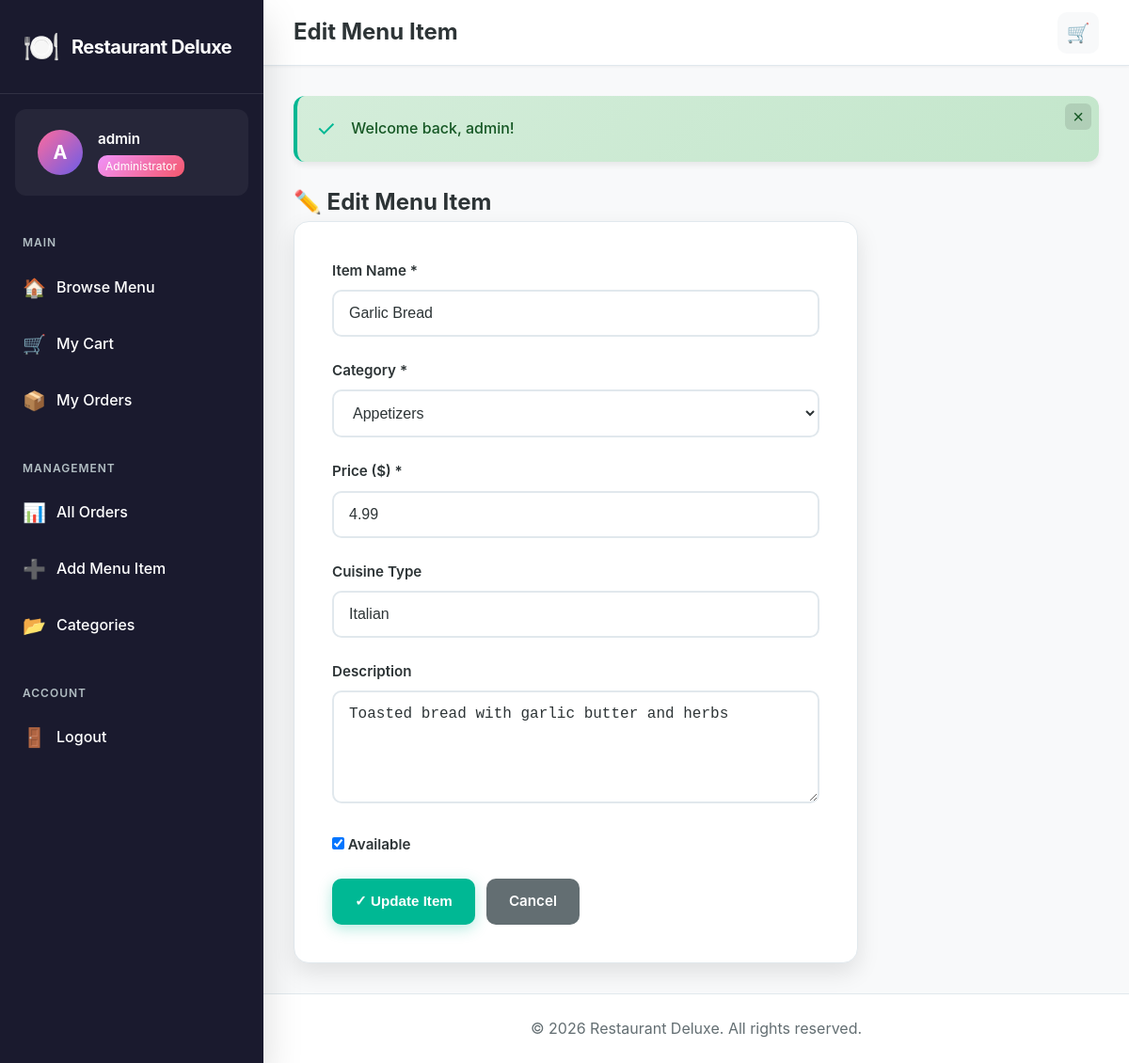
Page /public/edit_item.php?id=2 (signed in) on the committed database.
### tables this page shows
CREATE TABLE IF NOT EXISTS menu_items (
    id INT AUTO_INCREMENT PRIMARY KEY,
    category_id INT NOT NULL,
    name VARCHAR(150) NOT NULL,
    description TEXT,
    price DECIMAL(10, 2) NOT NULL,
    cuisine VARCHAR(50),
    availability TINYINT(1) DEFAULT 1,
    image_url VARCHAR(255),
    created_at TIMESTAMP DEFAULT CURRENT_TIMESTAMP,
    updated_at TIMESTAMP DEFAULT CURRENT_TIMESTAMP ON UPDATE CURRENT_TIMESTAMP,
    FOREIGN KEY (category_id) REFERENCES categories(id) ON DELETE CASCADE,
    INDEX idx_category (category_id),
    INDEX idx_availability (availability)
);

CREATE TABLE IF NOT EXISTS categories (
    id INT AUTO_INCREMENT PRIMARY KEY,
    name VARCHAR(100) NOT NULL,
    description TEXT,
    created_at TIMESTAMP DEFAULT CURRENT_TIMESTAMP
);

### includes/functions.php (called while the page is built, shortened)
<?php
function escape($data) {
    return htmlspecialchars($data, ENT_QUOTES, 'UTF-8');
}

### public/edit_item.php (the view, shortened to what this page needs)
<?php
require_once '../config/db.php';
require_once '../includes/functions.php';
$id = $_GET['id'] ?? 0;
try {
    $stmt = $pdo->prepare("SELECT * FROM menu_items WHERE id = ?");
    $stmt->execute([$id]);
    $item = $stmt->fetch();
} catch (PDOException $e) {
    error_log($e->getMessage());
    redirect('index.php');
}
$categories = $pdo->query("SELECT * FROM categories ORDER BY name")->fetchAll();
include '../includes/header.php';
?>
<h2>✏️ Edit Menu Item</h2>
<form method="POST" class="form-card">
    <div class="form-group">
        <label>Item Name *</label>
        <input type="text" name="name" value="<?= escape($item['name']) ?>" required>
    </div>
    <div class="form-group">
        <label>Category *</label>
        <select name="category_id" required>
            <?php foreach ($categories as $cat): ?>
                <option value="<?= $cat['id'] ?>" <?= $cat['id'] == $item['category_id'] ? 'selected' : '' ?>>
                    <?= escape($cat['name']) ?>
                </option>
            <?php endforeach; ?>
        </select>
    </div>
    <div class="form-group">
        <label>Price ($) *</label>
        <input type="number" name="price" step="0.01" value="<?= $item['price'] ?>" required>
    </div>
    <div class="form-group">
        <label>Cuisine Type</label>
        <input type="text" name="cuisine" value="<?= escape($item['cuisine']) ?>">
    </div>
    <div class="form-group">
        <label>Description</label>
        <textarea name="description" rows="3"><?= escape($item['description']) ?></textarea>
    </div>
    <div class="form-group">
        <label>
            <input type="checkbox" name="availability" <?= $item['availability'] ? 'checked' : '' ?>> Available
        </label>
    </div>
    <div class="btn-group">
        <button type="submit" class="btn btn-success">✓ Update Item</button>
        <a href="index.php" class="btn btn-secondary">Cancel</a>
    </div>
</form>
<?php include '../includes/footer.php'; ?>

### public/assets/css/style.css (style rules this page uses)
:root { --primary: #ff6b9d; --primary-dark: #e91e63; --primary-light: #ff94b8; --secondary: #6c5ce7; --success: #00b894; --warning: #fdcb6e; --danger: #d63031; --info: #74b9ff; --sidebar-bg: #1a1a2e; --sidebar-hover: #16213e; --sidebar-active: #0f3460; --white: #ffffff; --bg-main: #f8f9fa; --bg-card: #ffffff; --border: #e1e8ed; --text-dark: #2d3436; --text-medium: #636e72; --text-light: #b2bec3; --shadow-sm: 0 1px 3px rgba(0,0,0,0.05); --shadow-md: 0 4px 6px rgba(0,0,0,0.07); --shadow-lg: 0 10px 25px rgba(0,0,0,0.1); --shadow-xl: 0 20px 40px rgba(0,0,0,0.15); --sidebar-width: 280px; --topbar-height: 70px; }
* { margin: 0; padding: 0; box-sizing: border-box; }
body { font-family: 'Inter', -apple-system, BlinkMacSystemFont, 'Segoe UI', sans-serif; background: var(--bg-main); color: var(--text-dark); line-height: 1.6; overflow-x: hidden; }
.btn { display: inline-flex; align-items: center; justify-content: center; gap: 0.5rem; padding: 0.75rem 1.5rem; border: none; border-radius: 10px; font-weight: 600; font-size: 0.95rem; cursor: pointer; transition: all 0.2s ease; text-decoration: none; white-space: nowrap; }
.btn-success { background: var(--success); color: var(--white); box-shadow: 0 4px 15px rgba(0, 184, 148, 0.3); }
.btn-secondary { background: var(--text-medium); color: var(--white); }
.btn-group { display: flex; gap: 0.75rem; flex-wrap: wrap; }
.form-card, .auth-container { background: var(--bg-card); padding: 2.5rem; border-radius: 16px; box-shadow: var(--shadow-lg); max-width: 600px; border: 1px solid var(--border); }
.form-group { margin-bottom: 1.5rem; }
.form-group label { display: block; margin-bottom: 0.5rem; font-weight: 600; color: var(--text-dark); font-size: 0.95rem; }
input[type="text"], input[type="email"], input[type="password"], input[type="number"], input[type="tel"], select, textarea { width: 100%; padding: 0.875rem 1rem; border: 2px solid var(--border); border-radius: 10px; font-size: 1rem; transition: all 0.2s ease; background: var(--white); color: var(--text-dark); }
textarea { resize: vertical; min-height: 120px; }

### rows in the picture
menu_items: name "Garlic Bread", category_id "Appetizers", price "4.99", cuisine "Italian", description "Toasted bread with garlic butter and herbs", availability "☑"

### other values in the picture
substr(getUsername(), 0, 1) "A"
getUsername() "admin"
$pageTitle "Edit Menu Item"
$flash['message'] "Welcome back, admin!"
